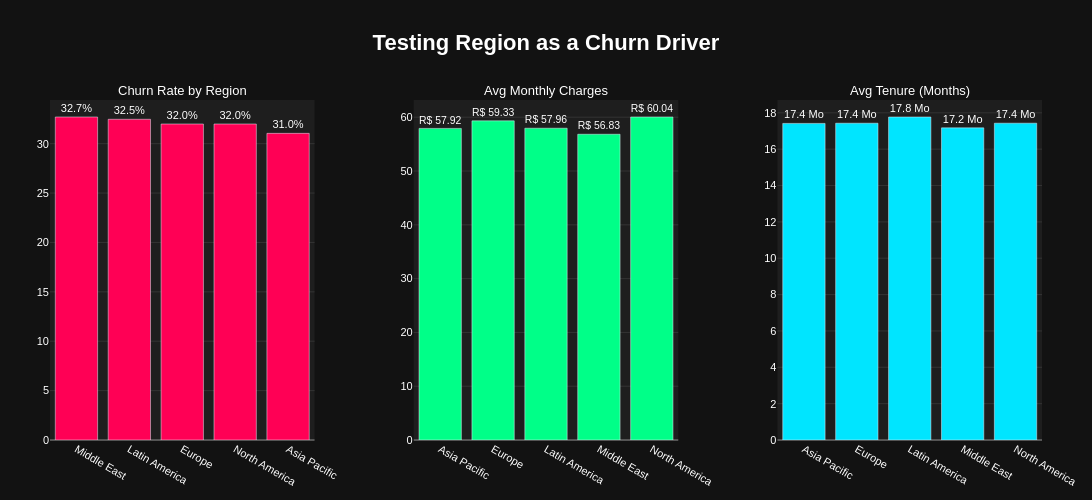

The notebook cell this image was saved under:
### Code cell
# VISUALIZATION
fig = make_subplots(
    rows=1, cols=3,
    subplot_titles=(
        "Churn Rate by Region", 
        "Avg Monthly Charges", 
        "Avg Tenure (Months)"
    ),
    horizontal_spacing=0.1
)

# Chart 1: Churn Rate
fig.add_trace(
    go.Bar(
        x=region_churn['region'], 
        y=region_churn['churn_rate_%'],
        marker_color='#FF0055',
        text=region_churn['churn_rate_%'],
        texttemplate='%{text:.1f}%',
        textposition='outside',
        name='Churn Rate'
    ),
    row=1, col=1
)

# Chart 2: Monthly Charges
fig.add_trace(
    go.Bar(
        x=region_profile['region'], 
        y=region_profile['monthly_charges'],
        marker_color='#00FF88',
        text=region_profile['monthly_charges'],
        texttemplate='R$ %{text:.2f}',
        textposition='outside',
        name='Monthly Charges'
    ),
    row=1, col=2
)

# Chart 3: Tenure
fig.add_trace(
    go.Bar(
        x=region_profile['region'], 
        y=region_profile['tenure_months'],
        marker_color='#00E5FF',
        text=region_profile['tenure_months'],
        texttemplate='%{text:.1f} Mo',
        textposition='outside',
        name='Tenure'
    ),
    row=1, col=3
)

# FINAL LAYOUT & STYLING
fig.update_layout(
    title_text="<b>Testing Region as a Churn Driver</b>",
    title_x=0.5,
    title_font=dict(size=22, color='#FFFFFF'),
    height=500,
    width=1200,
    showlegend=False,
    plot_bgcolor='#1e1e1e',
    paper_bgcolor='#121212',
    font=dict(family="Arial", size=11, color="#FFFFFF"),
    margin=dict(t=100, b=50, l=50, r=50)
)

fig.update_xaxes(showgrid=False, tickfont=dict(color='#FFFFFF'))
fig.update_yaxes(showgrid=True, gridcolor='#333333', zerolinecolor='#555555', tickfont=dict(color='#FFFFFF'))

for annotation in fig.layout.annotations:
    annotation.font.color = '#FFFFFF'
    annotation.font.size = 13

fig.show()

### Figure 1 — Plotly figure (JSON) as saved in the notebook; plotly's stock layout.template omitted (floating-point values rounded to 4 significant figures)
{"data": [{"marker": {"color": "#FF0055"}, "name": "Churn Rate", "text": [32.7, 32.47, 31.99, 31.99, 31.04], "textposition": "outside", "texttemplate": "%{text:.1f}%", "type": "bar", "x": ["Middle East", "Latin America", "Europe", "North America", "Asia Pacific"], "xaxis": "x", "y": [32.7, 32.47, 31.99, 31.99, 31.04], "yaxis": "y"}, {"marker": {"color": "#00FF88"}, "name": "Monthly Charges", "text": [57.92, 59.33, 57.96, 56.83, 60.04], "textposition": "outside", "texttemplate": "R$ %{text:.2f}", "type": "bar", "x": ["Asia Pacific", "Europe", "Latin America", "Middle East", "North America"], "xaxis": "x2", "y": [57.92, 59.33, 57.96, 56.83, 60.04], "yaxis": "y2"}, {"marker": {"color": "#00E5FF"}, "name": "Tenure", "text": [17.42, 17.43, 17.77, 17.17, 17.43], "textposition": "outside", "texttemplate": "%{text:.1f} Mo", "type": "bar", "x": ["Asia Pacific", "Europe", "Latin America", "Middle East", "North America"], "xaxis": "x3", "y": [17.42, 17.43, 17.77, 17.17, 17.43], "yaxis": "y3"}], "layout": {"annotations": [{"font": {"color": "#FFFFFF", "size": 13}, "showarrow": false, "text": "Churn Rate by Region", "x": 0.1333, "xanchor": "center", "xref": "paper", "y": 1, "yanchor": "bottom", "yref": "paper"}, {"font": {"color": "#FFFFFF", "size": 13}, "showarrow": false, "text": "Avg Monthly Charges", "x": 0.5, "xanchor": "center", "xref": "paper", "y": 1, "yanchor": "bottom", "yref": "paper"}, {"font": {"color": "#FFFFFF", "size": 13}, "showarrow": false, "text": "Avg Tenure (Months)", "x": 0.8667, "xanchor": "center", "xref": "paper", "y": 1, "yanchor": "bottom", "yref": "paper"}], "font": {"color": "#FFFFFF", "family": "Arial", "size": 11}, "height": 500, "margin": {"b": 50, "l": 50, "r": 50, "t": 100}, "paper_bgcolor": "#121212", "plot_bgcolor": "#1e1e1e", "showlegend": false, "title": {"font": {"color": "#FFFFFF", "size": 22}, "text": "<b>Testing Region as a Churn Driver</b>", "x": 0.5}, "width": 1200, "xaxis": {"anchor": "y", "domain": [0, 0.2667], "showgrid": false, "tickfont": {"color": "#FFFFFF"}}, "xaxis2": {"anchor": "y2", "domain": [0.3667, 0.6333], "showgrid": false, "tickfont": {"color": "#FFFFFF"}}, "xaxis3": {"anchor": "y3", "domain": [0.7333, 1], "showgrid": false, "tickfont": {"color": "#FFFFFF"}}, "yaxis": {"anchor": "x", "domain": [0, 1], "gridcolor": "#333333", "showgrid": true, "tickfont": {"color": "#FFFFFF"}, "zerolinecolor": "#555555"}, "yaxis2": {"anchor": "x2", "domain": [0, 1], "gridcolor": "#333333", "showgrid": true, "tickfont": {"color": "#FFFFFF"}, "zerolinecolor": "#555555"}, "yaxis3": {"anchor": "x3", "domain": [0, 1], "gridcolor": "#333333", "showgrid": true, "tickfont": {"color": "#FFFFFF"}, "zerolinecolor": "#555555"}}}
